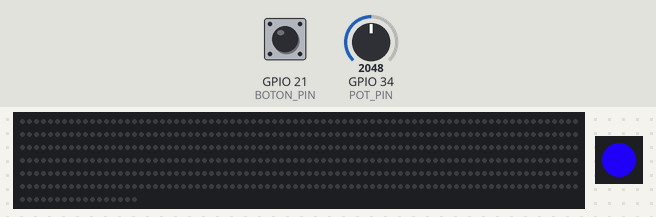
A sketch run on a simulated ESP32. Parts: 497 RGB LEDs in strip order, left to right, continuing on the next row, 1 RGB LEDs in strip order, left to right. The test bench sets the inputs (shaded band); at power-on: GPIO 21 (BOTON_PIN) HIGH, GPIO 34 (POT_PIN) = 2048. Dim RGB values are drawn brighter than linear; random numbers use the default seed unless the sketch sets one; what the sketch prints to the serial monitor is not drawn.

Above: at 1.2 s.
1.3 s: GPIO 21 (BOTON_PIN) pulled LOW for 0.15 s
2.0 s: GPIO 34 (POT_PIN) set to 2696
3.6 s: GPIO 34 (POT_PIN) set to 2755
At 3.74 s:
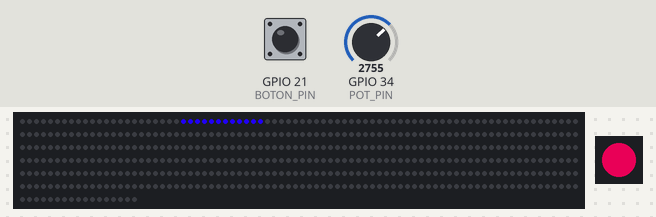
5.5 s: GPIO 34 (POT_PIN) set to 2047
8.5 s: GPIO 34 (POT_PIN) set to 2192
11.5 s: GPIO 21 (BOTON_PIN) pulled LOW for 1 s
At 17.22 s:
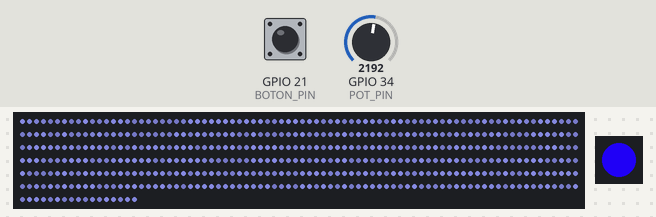
Timing chart, 0 to 18.2 s (numbered marks = the images above; inputs shaded):
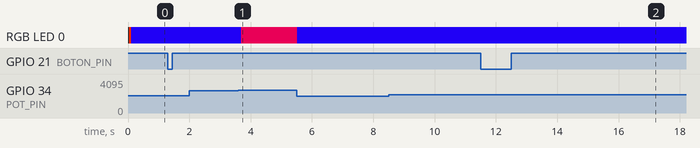

Measured:
- the behaviour switches between 2728 and 2729 on GPIO 34 (POT_PIN) (found by bisection; images 0 and 1)

The sketch:

CodigoSimbiosis_v10.ino
```cpp
#include <FastLED.h>

#define TIRA_PIN 18
#define BOTON_PIN 21
#define INDICADOR_PIN 19
#define POT_PIN 34

#define NUM_LEDS 497
#define COLOR_ORDEN BRG
#define LED_TYPE WS2811
#define NUM_INDICADOR 1

#define SIZE_VIAJERO 12
#define MAX_VIAJEROS 200

#define MAX_ASISTENTES 200
#define SIZE_ASISTENTE 6

CRGB leds[NUM_LEDS];
CRGB indicador[NUM_INDICADOR];
CHSV colorFondo = CHSV(0, 0, 0);

struct Viajero {
  int pos;
  int colorIndex;
  bool activo;
};

struct ViajeroAsistente {
  float pos;
  int colorIndex;
  bool activo;
};

Viajero viajeros[MAX_VIAJEROS];
ViajeroAsistente asistentes[MAX_ASISTENTES];

int colorSeleccionadoIndex = 0;
bool botonPrevio = HIGH;
unsigned long ultimaActividad = 0;
int ultimoValorPot = 0;
int nextViajero = 0;
bool fondoDefinido = false;
bool respiracionActiva = false;

// VARIABLES LIENZO BLANCO
unsigned long tiempoInactividadRandom = 0;
int minRandom = 5000; //3 min 180000
int maxRandom = 10000; //10 min 900000 5min 300000

unsigned long ultimoDeteccionColor = 0;
bool esperandoAsistentes = false;
unsigned long proximoAsistente = 0;
int asistentesPendientes = 0;

// VARIABLES VIAJEROS ASISTENTES
const unsigned long intervaloAsistente = 10000;  // 10s
int randomMinAsistentes = 1;
int randomMaxAsistentes = 6;
int proximoAsistenteMINMs = 1000;
int proximoAsistenteMAXMs = 8000;

int indiceFondoGlobal;
int coloresGrupoAsistente[2];

float brilloMax = 255;
float brilloMed = 200;
float brilloMin = 180;

CHSV coloresPredefinidos[12] = {
  CHSV(13, 255, brilloMax),   // naranja 0
  CHSV(171, 255, brilloMax),  // azul 1
  CHSV(230, 255, brilloMax),  // rosa 2
  CHSV(5, 250, brilloMed),    // naranjarojo 3
  CHSV(5, 160, brilloMax),    // naranja pastel 4
  CHSV(144, 255, brilloMed),  // celeste 5
  CHSV(144, 120, brilloMax),  // celeste pastel 6
  CHSV(215, 255, brilloMed),  // rosavioleta 7
  CHSV(205, 180, brilloMax),  // rosapastel 8
  CHSV(13, 140, brilloMin),    // naranjablanco 9
  CHSV(158, 60, brilloMin),    // azulblanco 10
  CHSV(230, 80, brilloMin)     // rosablanco 11
};

void lienzoBlanco();
void animarLienzoBlanco();
void enviarViajero();
void asistente();
void viajerosAsistentes();

void setup() {
  Serial.begin(115200);
  FastLED.addLeds<LED_TYPE, TIRA_PIN, COLOR_ORDEN>(leds, NUM_LEDS).setCorrection(TypicalLEDStrip);
  FastLED.clear();
  FastLED.show();

  FastLED.addLeds<LED_TYPE, INDICADOR_PIN, COLOR_ORDEN>(indicador, NUM_INDICADOR);
  indicador[0] = CRGB::Black;
  FastLED.show();

  pinMode(BOTON_PIN, INPUT_PULLUP);

  for (int i = 0; i < MAX_VIAJEROS; i++) viajeros[i].activo = false;
  for (int i = 0; i < MAX_ASISTENTES; i++) asistentes[i].activo = false;

  randomSeed(analogRead(0));
  ultimaActividad = millis();
  tiempoInactividadRandom = random(minRandom, maxRandom);
}

void loop() {
  static int valorPotFiltrado = 0;
  int valorPot = analogRead(POT_PIN);
  valorPotFiltrado = (valorPotFiltrado * 0.8) + (valorPot * 0.2);

  if (valorPotFiltrado < 1362) colorSeleccionadoIndex = 0;
  else if (valorPotFiltrado < 2725) colorSeleccionadoIndex = 1;
  else colorSeleccionadoIndex = 2;
  indicador[0] = coloresPredefinidos[colorSeleccionadoIndex];

  bool botonActual = digitalRead(BOTON_PIN);
  if (abs(valorPotFiltrado - ultimoValorPot) > 15) {
    ultimaActividad = millis();
    tiempoInactividadRandom = random(minRandom, maxRandom);
  }
  ultimoValorPot = valorPotFiltrado;

  if (!respiracionActiva && millis() - ultimaActividad > tiempoInactividadRandom) {
    bool hayViajeros = false;
    for (int i = 0; i < MAX_VIAJEROS; i++) {
      if (viajeros[i].activo) { hayViajeros = true; break; }
    }

    if (hayViajeros) {
      Serial.println("SISTEMA INACTIVO - Activando lienzo blanco");
      lienzoBlanco();
      respiracionActiva = true;
    } else {
      fill_solid(leds, NUM_LEDS, CRGB::Black);
      FastLED.show();
    }
  }

  if (botonPrevio == HIGH && botonActual == LOW) {
    ultimaActividad = millis();
    tiempoInactividadRandom = random(minRandom, maxRandom);

    if (respiracionActiva) {
      respiracionActiva = false;
      fondoDefinido = false;
      FastLED.setBrightness(180);
      fill_solid(leds, NUM_LEDS, colorFondo);
      enviarViajero();
      FastLED.show();
    } else {
      enviarViajero();
    }
  }
  botonPrevio = botonActual;

  if (respiracionActiva) {
    animarLienzoBlanco();
  } else {
    EVERY_N_MILLISECONDS(100) {
      fill_solid(leds, NUM_LEDS, colorFondo);
      for (int i = 0; i < MAX_VIAJEROS; i++) {
        if (viajeros[i].activo) {
          viajeros[i].pos = (viajeros[i].pos + 1) % (NUM_LEDS + 1);
          for (int j = 0; j < SIZE_VIAJERO; j++) {
            int ledIndex = (viajeros[i].pos + j) % (NUM_LEDS + 1);
            leds[ledIndex] = coloresPredefinidos[viajeros[i].colorIndex];
          }
        }
      }
      for (int i = 0; i < MAX_ASISTENTES; i++) {
        if (asistentes[i].activo) {
          asistentes[i].pos = fmod(asistentes[i].pos + 0.5, NUM_LEDS);
          for (int j = 0; j < SIZE_ASISTENTE; j++) {
            int ledIndex = ((int)asistentes[i].pos + j) % NUM_LEDS;
            leds[ledIndex] = coloresPredefinidos[asistentes[i].colorIndex];
          }
        }
      }
    }
  }

  FastLED.show();
  viajerosAsistentes();
}
```

LienzoBlanco.ino
```cpp
//-----------------------LIENZO BLANCO-----------------------------------------

void lienzoBlanco() {
  int contador[3] = { 0, 0, 0 };

  for (int i = 0; i < MAX_VIAJEROS; i++) {
    if (viajeros[i].activo) {
      int index = viajeros[i].colorIndex;
      if (index >= 0 && index <= 8) {
        if (index == 0 || index == 3 || index == 4) contador[0]++;
        else if (index == 1 || index == 5 || index == 6) contador[1]++;
        else if (index == 2 || index == 7 || index == 8) contador[2]++;
      }
    }
  }

  int total = contador[0] + contador[1] + contador[2];
  if (total == 0) {
    Serial.println("No hay viajeros activos para lienzo blanco");
    return;
  }

  int predominante = 0;
  for (int i = 1; i < 3; i++) {
    if (contador[i] > contador[predominante]) predominante = i;
  }

  int indiceFondo;
  if (predominante == 0) indiceFondo = 9;
  else if (predominante == 1) indiceFondo = 10;
  else indiceFondo = 11;

  indiceFondoGlobal = indiceFondo;
  colorFondo = coloresPredefinidos[indiceFondo];
  fondoDefinido = true;

  for (int i = 0; i < MAX_VIAJEROS; i++) viajeros[i].activo = false;
  for (int i = 0; i < MAX_ASISTENTES; i++) asistentes[i].activo = false;
  nextViajero = 0;

  fill_solid(leds, NUM_LEDS, colorFondo);
  FastLED.show();

  Serial.println("-----Lienzo Blanco-----");
  Serial.print("NARANJA: ");
  Serial.print((contador[0] * 100) / total);
  Serial.println("%");
  Serial.print("AZUL: ");
  Serial.print((contador[1] * 100) / total);
  Serial.println("%");
  Serial.print("ROSA: ");
  Serial.print((contador[2] * 100) / total);
  Serial.println("%");
}

//-----------------------ANIMACIÓN DE LIENZO BLANCO-----------------------------------------

void animarLienzoBlanco() {
  static bool inicializado = false;
  static float fases[NUM_LEDS];
  static float velocidades[NUM_LEDS];
  static unsigned long ultimoUpdate = 0;
  const unsigned long intervalo = 16;  // ~60 FPS sin delay

  // Inicialización única (una sola vez)
  if (!inicializado) {
    for (int i = 0; i < NUM_LEDS; i++) {
      fases[i] = random(0, 628) / 100.0;           // entre 0 y ~2π
      velocidades[i] = 0.03 + random(20) / 200.0;  // variación sutil
    }
    inicializado = true;
  }

  unsigned long ahora = millis();
  if (ahora - ultimoUpdate < intervalo) return;
  ultimoUpdate = ahora;

  // --- Color base según el fondo dominante detectado ---
  CHSV fondoHSV = coloresPredefinidos[indiceFondoGlobal];
  // switch (indiceFondoGlobal) {
  //   case 9:   fondoHSV = CHSV(32, 60, 60);  break;   // Naranja-blanco
  //   case 10:  fondoHSV = CHSV(158, 30, 50); break;   // Azul-blanco
  //   case 11:  fondoHSV = CHSV(220, 50, 60); break;   // Rosa-blanco
  //   default:  fondoHSV = CHSV(0, 0, 60);    break;   // Blanco neutro
  // }

  // --- Parámetros del efecto ---
  uint8_t brilloBase = fondoHSV.v;
  uint8_t amplitud = brilloBase * 0.3;
  uint8_t satBase = fondoHSV.s;
  uint8_t hue = fondoHSV.h;

  // --- Actualización de cada LED ---
  for (int i = 0; i < NUM_LEDS; i++) {
    fases[i] += velocidades[i];
    if (fases[i] > 6.2831) fases[i] -= 6.2831;

    float onda = (sin(fases[i]) + 1.0) * 0.5;  // rango 0–1
    uint8_t brillo = brilloBase + (onda - 0.5) * amplitud;
    // brillo = constrain(brillo, 0, 180);

    leds[i] = CHSV(hue, satBase, brillo);
  }

  // ⚠️ No se llama FastLED.show() aquí
}
```

Viajeros.ino
```cpp
//-----------------------FUNCION ENVIAR VIAJERO-----------------------------------------

void enviarViajero() {
  bool enviado = false;
  for (int i = 0; i < MAX_VIAJEROS; i++) {
    if (!viajeros[i].activo) {
      viajeros[i].pos = 0;
      viajeros[i].colorIndex = colorSeleccionadoIndex;
      viajeros[i].activo = true;
      enviado = true;
      break;
    }
  }
  if (!enviado) {
    viajeros[nextViajero].pos = 0;
    viajeros[nextViajero].colorIndex = colorSeleccionadoIndex;
    viajeros[nextViajero].activo = true;
    nextViajero = (nextViajero + 1) % MAX_VIAJEROS;
  }

  asistente();
}
```

ViajerosAsistentes.ino
```cpp
//-----------------------FUNCION ASISTENTE-----------------------------------------
void asistente() {
  int contador[3] = {0, 0, 0};

  for (int i = 0; i < MAX_VIAJEROS; i++) {
    if (viajeros[i].activo) {
      int index = viajeros[i].colorIndex;
      if (index == 0) contador[0]++;
      else if (index == 1) contador[1]++;
      else if (index == 2) contador[2]++;
    }
  }

  int total = contador[0] + contador[1] + contador[2];
  if (total == 0) return;

  float porceNaranja = (contador[0] * 100.0) / total;
  float porceAzul = (contador[1] * 100.0) / total;
  float porceRosa = (contador[2] * 100.0) / total;

  if (porceNaranja > 85) Serial.println("⚠️ Dominio naranja detectado");
  else if (porceAzul > 85) Serial.println("⚠️ Dominio azul detectado");
  else if (porceRosa > 85) Serial.println("⚠️ Dominio rosa detectado");
}

//-----------------------FUNCION VIAJEROS ASISTENTE-----------------------------------------

void viajerosAsistentes() {
  unsigned long ahora = millis();
  static int predominante = -1;

  if (ahora - ultimoDeteccionColor >= intervaloAsistente && !esperandoAsistentes) {
    ultimoDeteccionColor = ahora;
    esperandoAsistentes = true;

    int contador[3] = {0, 0, 0};
    for (int i = 0; i < MAX_VIAJEROS; i++) {
      if (viajeros[i].activo) {
        int index = viajeros[i].colorIndex;
        if (index == 0 || index == 3 || index == 4) contador[0]++;
        else if (index == 1 || index == 5 || index == 6) contador[1]++;
        else if (index == 2 || index == 7 || index == 8) contador[2]++;
      }
    }

    int total = contador[0] + contador[1] + contador[2];
    if (total == 0) {
      esperandoAsistentes = false;
      return;
    }

    predominante = 0;
    for (int i = 1; i < 3; i++) if (contador[i] > contador[predominante]) predominante = i;

    if (predominante == 0) {
      coloresGrupoAsistente[0] = 3;
      coloresGrupoAsistente[1] = 4;
    } else if (predominante == 1) {
      coloresGrupoAsistente[0] = 5;
      coloresGrupoAsistente[1] = 6;
    } else {
      coloresGrupoAsistente[0] = 7;
      coloresGrupoAsistente[1] = 8;
    }

    asistentesPendientes = random(randomMinAsistentes, randomMaxAsistentes);
    proximoAsistente = ahora + random(proximoAsistenteMINMs, proximoAsistenteMAXMs);
  }

  if (esperandoAsistentes && ahora >= proximoAsistente && asistentesPendientes > 0) {
    for (int i = 0; i < MAX_ASISTENTES; i++) {
      if (!asistentes[i].activo) {
        asistentes[i].pos = 0;
        asistentes[i].colorIndex = coloresGrupoAsistente[random(0, 2)];
        asistentes[i].activo = true;
        Serial.print("Asistente lanzado con color ");
        Serial.println(asistentes[i].colorIndex);
        break;
      }
    }

    asistentesPendientes--;
    if (asistentesPendientes > 0)
      proximoAsistente = ahora + random(proximoAsistenteMINMs, proximoAsistenteMAXMs);
    else
      esperandoAsistentes = false;
  }
}
```
